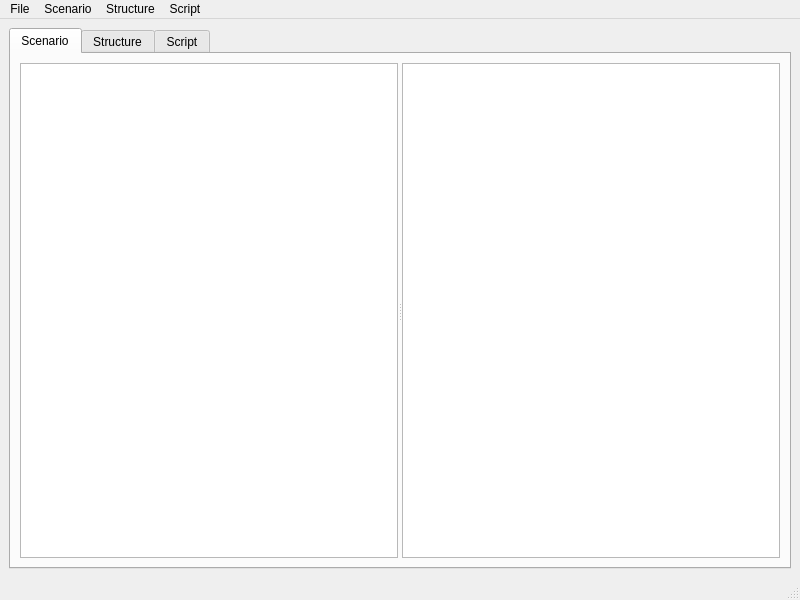
<?xml version="1.0" encoding="UTF-8"?>
<ui version="4.0">
 <class>MainWindow</class>
 <widget class="QMainWindow" name="MainWindow">
  <property name="geometry">
   <rect>
    <x>0</x>
    <y>0</y>
    <width>800</width>
    <height>600</height>
   </rect>
  </property>
  <property name="windowTitle">
   <string>Hestia [*]</string>
  </property>
  <widget class="QWidget" name="centralwidget">
   <layout class="QGridLayout" name="gridLayout">
    <item row="0" column="0">
     <widget class="QTabWidget" name="tabWidget">
      <property name="currentIndex">
       <number>0</number>
      </property>
      <widget class="QWidget" name="tabScenario">
       <attribute name="title">
        <string>Scenario</string>
       </attribute>
       <layout class="QGridLayout" name="gridLayout_2">
        <item row="0" column="0">
         <widget class="QSplitter" name="splitterScenario">
          <property name="orientation">
           <enum>Qt::Horizontal</enum>
          </property>
          <widget class="QTreeView" name="treeViewScenario"/>
          <widget class="PlainTextEdit" name="textEditScenario"/>
         </widget>
        </item>
       </layout>
      </widget>
      <widget class="QWidget" name="tabStructure">
       <attribute name="title">
        <string>Structure</string>
       </attribute>
       <layout class="QGridLayout" name="gridLayout_3">
        <item row="0" column="0">
         <widget class="QSplitter" name="splitterStructure">
          <property name="orientation">
           <enum>Qt::Horizontal</enum>
          </property>
          <widget class="QTreeView" name="treeViewStructure"/>
          <widget class="QListView" name="listViewStructure"/>
         </widget>
        </item>
       </layout>
      </widget>
      <widget class="QWidget" name="tabScript">
       <attribute name="title">
        <string>Script</string>
       </attribute>
       <layout class="QGridLayout" name="gridLayout_4">
        <item row="0" column="0">
         <widget class="QSplitter" name="splitterScript">
          <property name="orientation">
           <enum>Qt::Horizontal</enum>
          </property>
          <widget class="QTreeView" name="treeViewScript"/>
          <widget class="QTextEdit" name="textEditScript"/>
         </widget>
        </item>
       </layout>
      </widget>
     </widget>
    </item>
   </layout>
  </widget>
  <widget class="QMenuBar" name="menubar">
   <property name="geometry">
    <rect>
     <x>0</x>
     <y>0</y>
     <width>800</width>
     <height>25</height>
    </rect>
   </property>
   <widget class="QMenu" name="menuFile">
    <property name="title">
     <string>File</string>
    </property>
    <addaction name="actionOpen"/>
    <addaction name="actionReloadProject"/>
    <addaction name="actionExit"/>
   </widget>
   <widget class="QMenu" name="menuScenario">
    <property name="title">
     <string>Scenario</string>
    </property>
    <addaction name="actionScenarioNew"/>
    <addaction name="actionScenarioSave"/>
    <addaction name="actionScenarioSaveAs"/>
    <addaction name="actionScenarioRemove"/>
   </widget>
   <widget class="QMenu" name="menuScript">
    <property name="title">
     <string>Script</string>
    </property>
    <widget class="QMenu" name="menuTarget">
     <property name="title">
      <string>Target</string>
     </property>
     <addaction name="actionMarkdown"/>
     <addaction name="actionKAG3"/>
     <addaction name="actionNScripter"/>
    </widget>
    <addaction name="menuTarget"/>
   </widget>
   <widget class="QMenu" name="menuStructure">
    <property name="title">
     <string>Structure</string>
    </property>
    <addaction name="actionShowPreview"/>
   </widget>
   <addaction name="menuFile"/>
   <addaction name="menuScenario"/>
   <addaction name="menuStructure"/>
   <addaction name="menuScript"/>
  </widget>
  <widget class="QStatusBar" name="statusbar"/>
  <action name="actionExit">
   <property name="text">
    <string>Exit</string>
   </property>
  </action>
  <action name="actionNew">
   <property name="text">
    <string>New</string>
   </property>
   <property name="shortcut">
    <string>Ctrl+Shift+N</string>
   </property>
  </action>
  <action name="actionOpen">
   <property name="text">
    <string>Open</string>
   </property>
   <property name="shortcut">
    <string>Ctrl+O</string>
   </property>
  </action>
  <action name="actionSave">
   <property name="text">
    <string>Save</string>
   </property>
   <property name="shortcut">
    <string>Ctrl+Shift+S</string>
   </property>
  </action>
  <action name="actionSaveAs">
   <property name="text">
    <string>SaveAs</string>
   </property>
  </action>
  <action name="actionScenarioNew">
   <property name="text">
    <string>New</string>
   </property>
   <property name="shortcut">
    <string>Ctrl+N</string>
   </property>
  </action>
  <action name="actionScenarioSaveAs">
   <property name="text">
    <string>SaveAs</string>
   </property>
  </action>
  <action name="actionScenarioRemove">
   <property name="text">
    <string>Remove</string>
   </property>
  </action>
  <action name="actionScenarioSave">
   <property name="text">
    <string>Save</string>
   </property>
   <property name="shortcut">
    <string>Ctrl+S</string>
   </property>
  </action>
  <action name="actionMarkdown">
   <property name="checkable">
    <bool>true</bool>
   </property>
   <property name="checked">
    <bool>true</bool>
   </property>
   <property name="text">
    <string>Markdown</string>
   </property>
  </action>
  <action name="actionKAG3">
   <property name="checkable">
    <bool>true</bool>
   </property>
   <property name="text">
    <string>KAG3</string>
   </property>
  </action>
  <action name="actionNScripter">
   <property name="checkable">
    <bool>true</bool>
   </property>
   <property name="text">
    <string>NScripter</string>
   </property>
  </action>
  <action name="actionShowPreview">
   <property name="text">
    <string>ShowPreview</string>
   </property>
   <property name="shortcut">
    <string>F12</string>
   </property>
  </action>
  <action name="actionReloadProject">
   <property name="text">
    <string>ReloadProject</string>
   </property>
   <property name="shortcut">
    <string>F5</string>
   </property>
  </action>
 </widget>
 <customwidgets>
  <customwidget>
   <class>PlainTextEdit</class>
   <extends>QTextEdit</extends>
   <header>widgets/plaintextedit.h</header>
  </customwidget>
 </customwidgets>
 <resources/>
 <connections>
  <connection>
   <sender>actionExit</sender>
   <signal>triggered()</signal>
   <receiver>MainWindow</receiver>
   <slot>close()</slot>
   <hints>
    <hint type="sourcelabel">
     <x>-1</x>
     <y>-1</y>
    </hint>
    <hint type="destinationlabel">
     <x>399</x>
     <y>299</y>
    </hint>
   </hints>
  </connection>
 </connections>
</ui>
